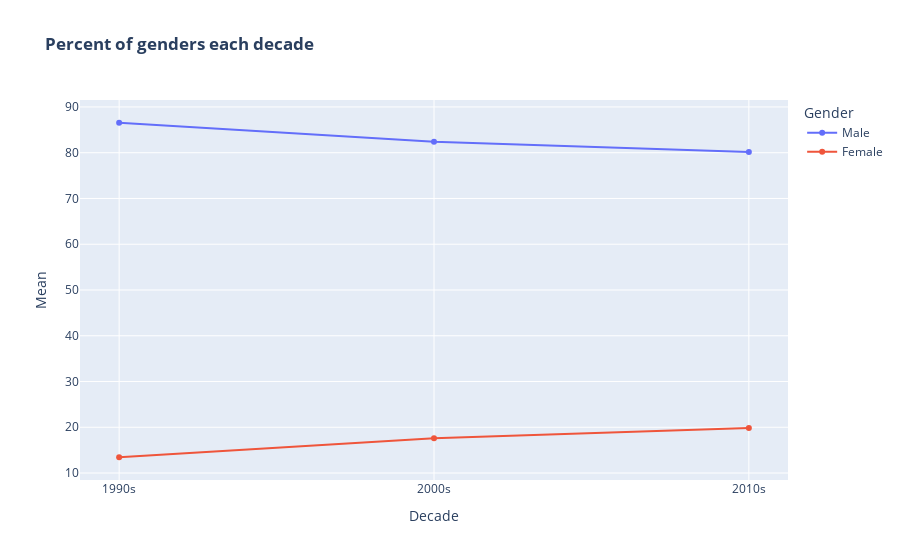

The code cell stored with this chart in its notebook:
### Code cell
fig = px.line(
    mean_gender,
    x='Decade',
    y='Mean',
    color='Gender',
    markers=True,
    title='<b>Percent of genders each decade'
)
fig.show()

### Figure 1 — Plotly figure (JSON) as saved in the notebook; plotly's stock layout.template omitted (floating-point values rounded to 4 significant figures)
{"data": [{"hovertemplate": "Gender=Male<br>Decade=%{x}<br>Mean=%{y}<extra></extra>", "legendgroup": "Male", "line": {"color": "#636efa", "dash": "solid"}, "marker": {"symbol": "circle"}, "mode": "lines+markers", "name": "Male", "orientation": "v", "showlegend": true, "type": "scatter", "x": ["1990s", "2000s", "2010s"], "xaxis": "x", "y": [86.55, 82.39, 80.15], "yaxis": "y"}, {"hovertemplate": "Gender=Female<br>Decade=%{x}<br>Mean=%{y}<extra></extra>", "legendgroup": "Female", "line": {"color": "#EF553B", "dash": "solid"}, "marker": {"symbol": "circle"}, "mode": "lines+markers", "name": "Female", "orientation": "v", "showlegend": true, "type": "scatter", "x": ["1990s", "2000s", "2010s"], "xaxis": "x", "y": [13.45, 17.61, 19.85], "yaxis": "y"}], "layout": {"legend": {"title": {"text": "Gender"}, "tracegroupgap": 0}, "title": {"text": "<b>Percent of genders each decade"}, "xaxis": {"anchor": "y", "domain": [0, 1], "title": {"text": "Decade"}}, "yaxis": {"anchor": "x", "domain": [0, 1], "title": {"text": "Mean"}}}}
